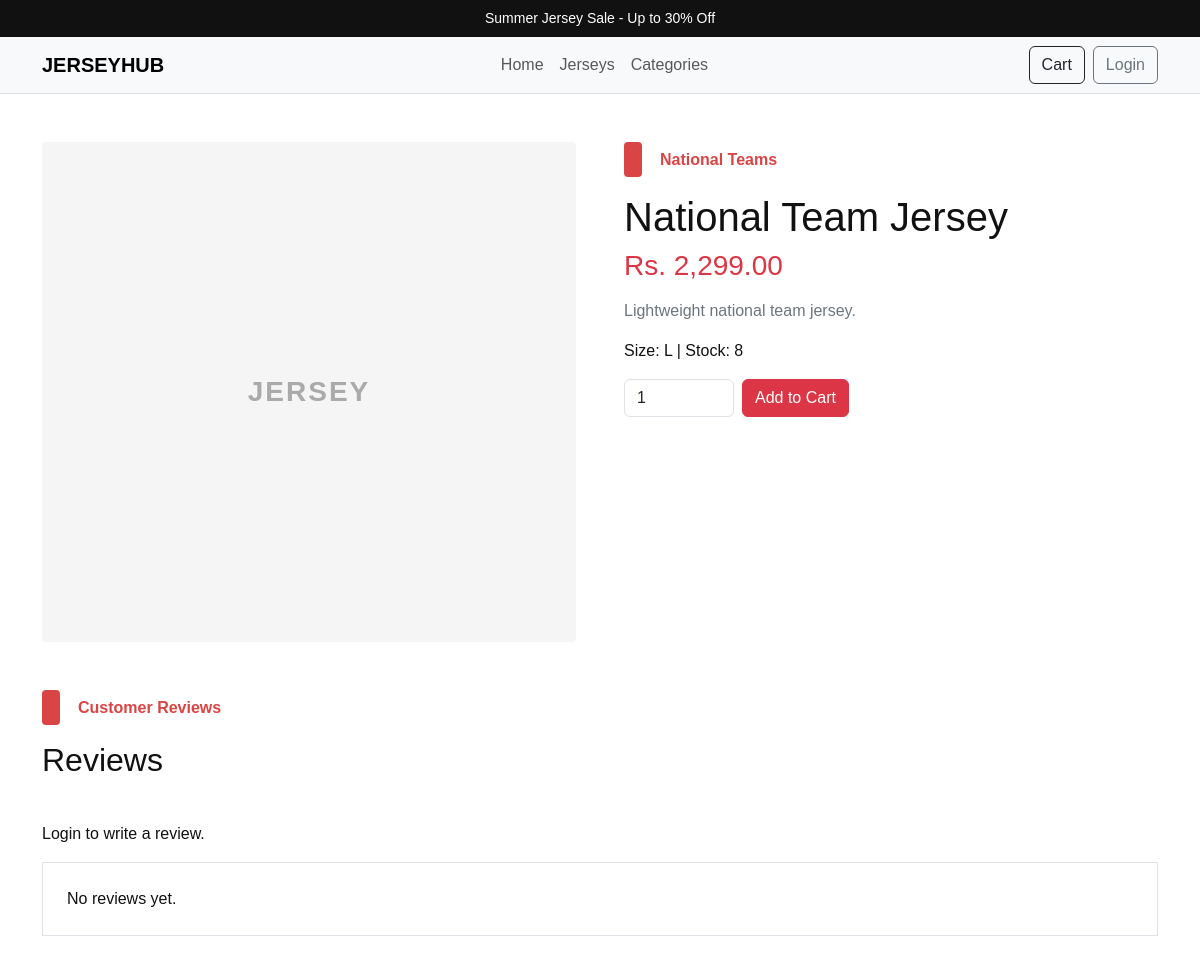
/product.php?id=2, run on the app's committed database.
### tables this page shows
CREATE TABLE IF NOT EXISTS products (
    product_id INT AUTO_INCREMENT PRIMARY KEY,
    name VARCHAR(150) NOT NULL,
    category VARCHAR(80) NOT NULL,
    price DECIMAL(10,2) NOT NULL,
    size VARCHAR(30) DEFAULT '',
    stock INT NOT NULL DEFAULT 0,
    description TEXT,
    image VARCHAR(255) DEFAULT NULL,
    created_at TIMESTAMP DEFAULT CURRENT_TIMESTAMP
);

### product.php (the view, shortened to what this page needs)
<?php
require_once "includes/db.php";
$id = (int)($_GET["id"] ?? 0);
$stmt = $pdo->prepare("SELECT * FROM products WHERE product_id = ?");
$stmt->execute([$id]);
$product = $stmt->fetch();
$stmt = $pdo->prepare("SELECT r.*, u.username FROM reviews r JOIN users u ON u.user_id=r.user_id WHERE r.product_id=? ORDER BY r.review_id DESC");
$stmt->execute([$id]);
$reviews = $stmt->fetchAll();
?>
<!DOCTYPE html>
<html lang="en"><head>
<link href="https://cdn.jsdelivr.net/npm/bootstrap@5.3.3/dist/css/bootstrap.min.css" rel="stylesheet">
<link rel="stylesheet" href="assets/css/main.css"></head>
<body>
<div class="upper-nav text-center py-2">Summer Jersey Sale - Up to 30% Off</div>
<nav class="navbar navbar-expand-lg navbar-light bg-light">
    <div class="container">
        <a class="navbar-brand fw-bold" href="index.php">JERSEYHUB</a>
        <div class="collapse navbar-collapse" id="mainNav">
            <ul class="navbar-nav mx-auto mb-2 mb-lg-0">
                <li class="nav-item"><a class="nav-link" href="index.php">Home</a></li>
                <li class="nav-item"><a class="nav-link" href="products.php">Jerseys</a></li>
                <li class="nav-item"><a class="nav-link" href="index.php#categories">Categories</a></li>
            </ul>
            <div class="d-flex gap-2 align-items-center">
                <a class="btn btn-outline-dark" href="cart.php">Cart</a>
                <?php if (isset($_SESSION["admin_id"])): ?>
                    <details class="profile-dropdown">
                        <summary class="profile-trigger">
                            <span class="profile-icon" aria-hidden="true"><svg viewBox="0 0 24 24" fill="none" stroke="currentColor" stroke-width="2"><circle cx="12" cy="8" r="3.5"></circle><path d="M5 20c.8-3.4 3.1-5.2 7-5.2s6.2 1.8 7 5.2"></path></svg></span>
                            <span><?= htmlspecialchars($_SESSION["admin_username"]) ?></span>
                        </summary>
                        <div class="profile-menu">
                            <a href="admin/index.php">Admin Dashboard</a>
                            <a href="logout.php">Logout</a>
                        </div>
                    </details>
                <?php else: ?>
                    <a class="btn btn-outline-secondary" href="login.php">Login</a>
                <?php endif; ?>
            </div>
        </div>
    </div>
</nav>
<div class="container py-5">
<div class="row g-5">
<div class="col-md-6"><div class="photo" style="height:500px">
<?php if ($product["image"]): ?><img src="uploads/products/<?= htmlspecialchars($product["image"]) ?>" alt="<?= htmlspecialchars($product["name"]) ?>"><?php else: ?><div class="image-placeholder">JERSEY</div><?php endif; ?>
</div></div>
<div class="col-md-6">
<div class="sub-title"><span class="shape"></span><span class="title"><?= htmlspecialchars($product["category"]) ?></span></div>
<h1 class="mt-3"><?= htmlspecialchars($product["name"]) ?></h1>
<h3 class="text-danger">Rs. <?= number_format($product["price"],2) ?></h3>
<p class="text-secondary mt-3"><?= nl2br(htmlspecialchars($product["description"])) ?></p>
<p>Size: <?= htmlspecialchars($product["size"]) ?> | Stock: <?= $product["stock"] ?></p>
<?php if ($product["stock"] > 0): ?>
<form action="add_to_cart.php" method="post" class="d-flex gap-2">
<input type="number" name="quantity" min="1" max="<?= $product["stock"] ?>" value="1" class="form-control" style="max-width:110px">
<button class="btn btn-danger">Add to Cart</button>
</form>
<?php else: ?><div class="alert alert-secondary">Out of stock.</div><?php endif; ?>
</div></div>
<section class="mt-5">
<div class="categ-header"><div class="sub-title"><span class="shape"></span><span class="title">Customer Reviews</span></div><h2>Reviews</h2></div>
<?php if (isset($_SESSION["user_id"])): ?><a href="review_add.php?product_id=<?= $id ?>" class="btn btn-outline-danger mb-4">Write a Review</a><?php else: ?><p><a href="login.php">Login</a> to write a review.</p><?php endif; ?>
<?php if (!$reviews): ?><div class="border p-4">No reviews yet.</div><?php endif; ?>
</section>
</div></body></html>

### assets/css/main.css (style rules this page uses)
* { box-sizing: border-box; }
html { scroll-behavior: smooth; }
body { margin: 0; color: #111; font-family: Arial, Helvetica, sans-serif; }
a { text-decoration: none; color: #111; }
.upper-nav { background: #111; color: #fff; font-size: 14px; }
.navbar { border-bottom: 1px solid #ddd; }
.categ-header { display: flex; flex-direction: column; gap: 16px; margin-bottom: 35px; }
.sub-title { display: flex; align-items: center; gap: 18px; }
.shape { display: inline-block; width: 18px; height: 35px; background: #db4444; border-radius: 4px; }
.sub-title .title { color: #db4444; font-weight: bold; }
.photo { height: 310px; background: #f5f5f5; display: flex; justify-content: center; align-items: center; overflow: hidden; border-radius: 4px; }
.image-placeholder { color: #aaa; font-weight: bold; letter-spacing: 2px; font-size: 28px; }

### data on the page
products: category "National Teams", name "National Team Jersey", price "2,299.00", description "Lightweight national team jersey.", size "L", stock "8"
